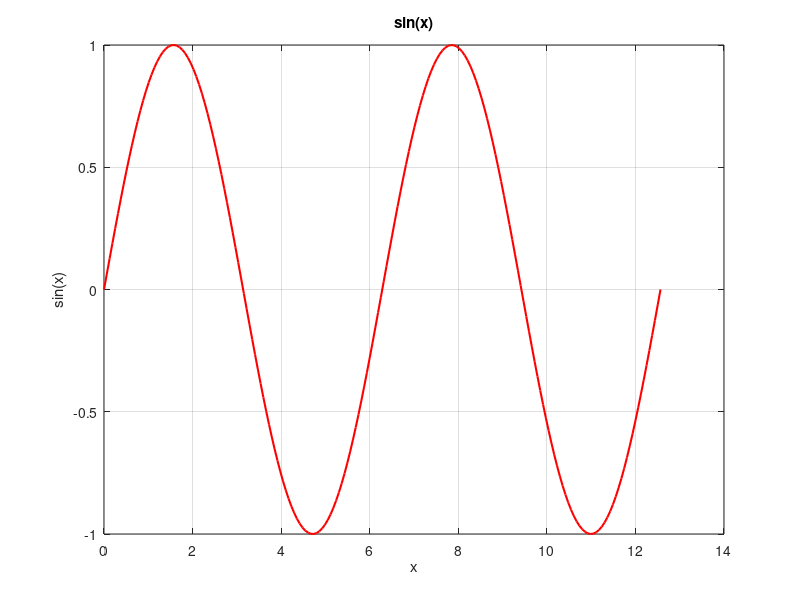
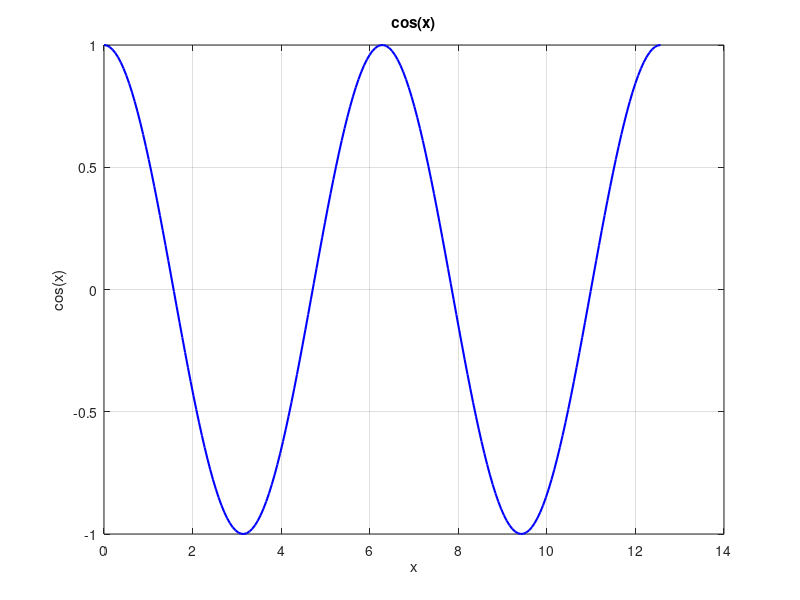
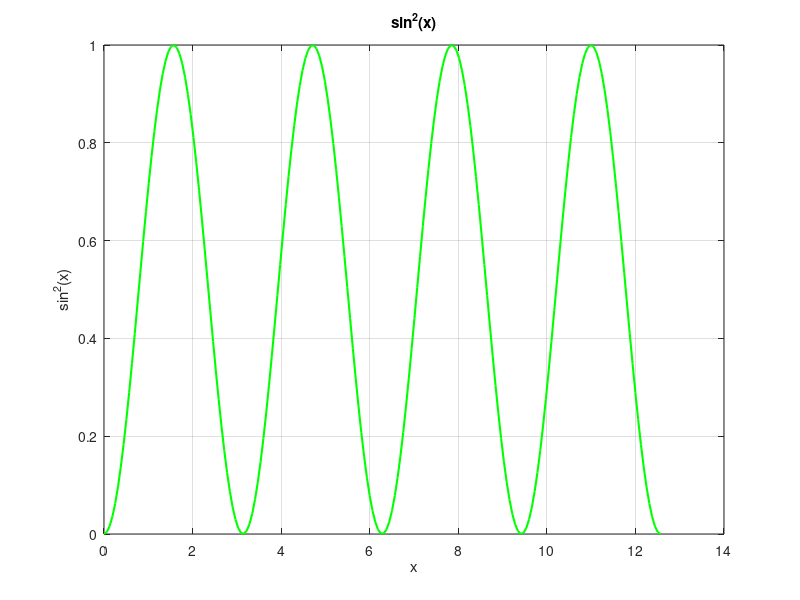
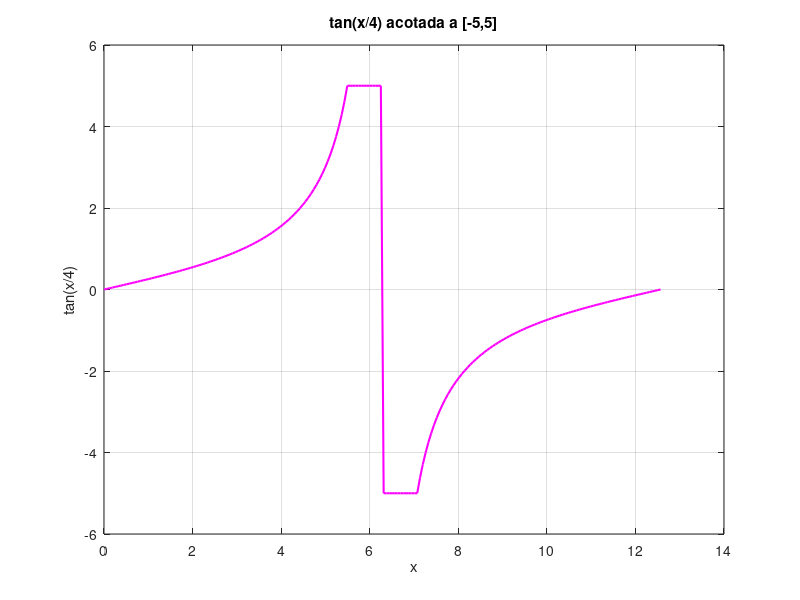

These charts were generated, in order, by the following MATLAB code:
% Subplot_Multiples.m — Cuatro figuras con funciones trigonometricas
% Nota: el motor Octave dibuja cada figure() como un grafico independiente.
clear; clc;

x = linspace(0, 4*pi, 200);

figure;
plot(x, sin(x), 'r', 'LineWidth', 1.5);
title('sin(x)'); xlabel('x'); ylabel('sin(x)'); grid on;

figure;
plot(x, cos(x), 'b', 'LineWidth', 1.5);
title('cos(x)'); xlabel('x'); ylabel('cos(x)'); grid on;

figure;
plot(x, sin(x).^2, 'g', 'LineWidth', 1.5);
title('sin^2(x)'); xlabel('x'); ylabel('sin^2(x)'); grid on;

% tan(x/4) tiene asintota en x = 2*pi; se acota a [-5, 5] porque
% el motor Octave no soporta ylim().
yt = min(max(tan(x/4), -5), 5);
figure;
plot(x, yt, 'm', 'LineWidth', 1.5);
title('tan(x/4) acotada a [-5,5]'); xlabel('x'); ylabel('tan(x/4)'); grid on;

fprintf('Cuatro funciones trigonometricas en figuras separadas.\n');
